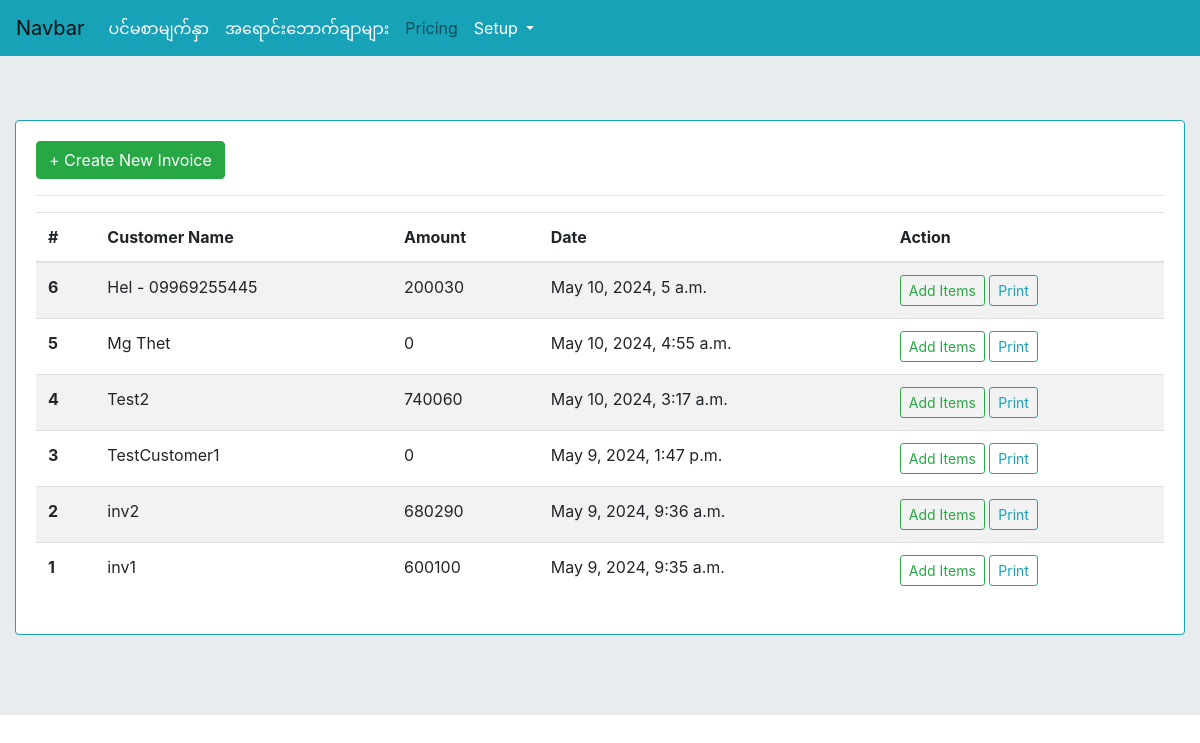
Screenshot of /inv_list/ with the database file from the repository.
### myapp/models.py (models this page shows, shortened)
class invoice(models.Model):
    customer = models.CharField(max_length=255, blank=True, null=True)
    total = models.PositiveIntegerField(default=0)
    created_at = models.DateTimeField(auto_now_add=True)
    updated_at = models.DateTimeField(auto_now=True)

### myapp/views.py (the view)
# urls.py: path('inv_list/', views.inv_list, name='inv_list'),
def inv_list(request):
	inv = invoice.objects.all().order_by('-id')
	context = {'inv':inv}
	return render(request, 'inv_list.html', context)

### templates/inv_list.html (shortened to what this page needs)
{% extends 'base.html' %}
{% block content %}
<div class="card border-info mb-3">
  <div class="card-body">
<button type="button" class="btn btn-success" data-toggle="modal" data-target="#createNewInv">
  + Create New Invoice
</button>
<hr>
<table class="table table-striped" id="invlist">
  <thead>
    <tr>
      <th scope="col">#</th>
      <th scope="col">Customer Name</th>
      <th scope="col">Amount</th>
      <th scope="col">Date</th>
      <th scope="col">Action</th>
    </tr>
  </thead>
  <tbody>
  	{% for i in inv %}
    <tr>
      <th scope="row">{{i.id}}</th>
      <td>{{i.customer}}</td>
      <td>{{i.total}}</td>
      <td>{{i.created_at}}</td>
      <td>
      	<a href="{% url 'myapp:detail_inv' i.id %}" class="btn btn-sm btn-outline-success">Add Items</a>
      	<a href="{% url 'myapp:print_preview' i.id %}" class="btn btn-sm btn-outline-info">Print</a>
      </td>
    </tr>
    {% endfor %}
  </tbody>
</table>
  </div>
</div>
{% endblock content %}

### rows the page displays
invoice: id "6", customer "Hel - 09969255445", total "200030", created_at "May 10, 2024, 5 a.m."
invoice: id "5", customer "Mg Thet", total "0", created_at "May 10, 2024, 4:55 a.m."
invoice: id "4", customer "Test2", total "740060", created_at "May 10, 2024, 3:17 a.m."
invoice: id "3", customer "TestCustomer1", total "0", created_at "May 9, 2024, 1:47 p.m."
invoice: id "2", customer "inv2", total "680290", created_at "May 9, 2024, 9:36 a.m."
invoice: id "1", customer "inv1", total "600100", created_at "May 9, 2024, 9:35 a.m."
